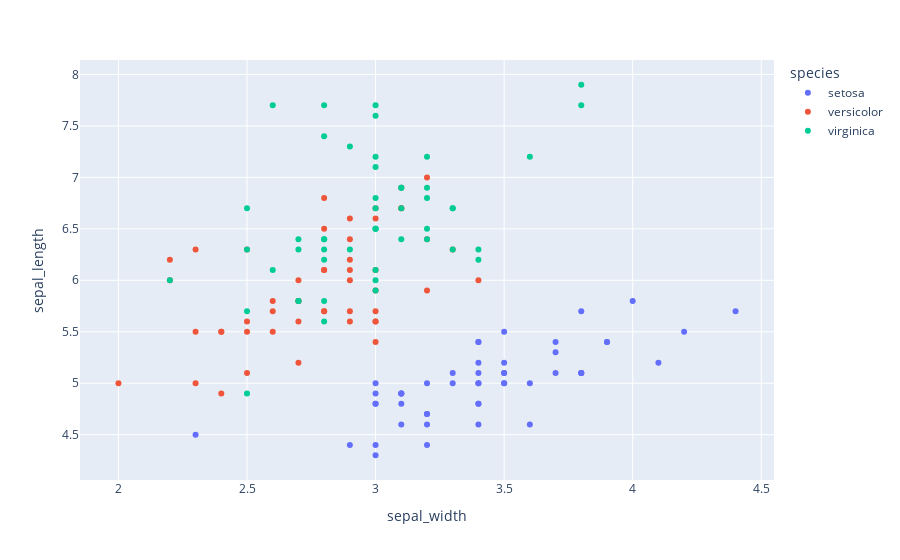

The notebook cell saved with this chart:
### Markdown cell above
Scatter Plot

Use Case: Interactive relationships with hover info.

### Code cell
df = px.data.iris()
fig = px.scatter(df, x='sepal_width', y='sepal_length', color='species')
fig.show()

### Figure 1 — Plotly figure (JSON) as saved in the notebook; plotly's stock layout.template omitted (floating-point values rounded to 4 significant figures)
{"data": [{"hovertemplate": "species=setosa<br>sepal_width=%{x}<br>sepal_length=%{y}<extra></extra>", "legendgroup": "setosa", "marker": {"color": "#636efa", "symbol": "circle"}, "mode": "markers", "name": "setosa", "orientation": "v", "showlegend": true, "type": "scatter", "x": [3.5, 3, 3.2, 3.1, 3.6, 3.9, 3.4, 3.4, 2.9, 3.1, 3.7, 3.4, 3, 3, 4, 4.4, 3.9, 3.5, 3.8, 3.8, 3.4, 3.7, 3.6, 3.3, 3.4, 3, 3.4, 3.5, 3.4, 3.2, 3.1, 3.4, 4.1, 4.2, 3.1, 3.2, 3.5, 3.1, 3, 3.4, 3.5, 2.3, 3.2, 3.5, 3.8, 3, 3.8, 3.2, 3.7, 3.3], "xaxis": "x", "y": [5.1, 4.9, 4.7, 4.6, 5, 5.4, 4.6, 5, 4.4, 4.9, 5.4, 4.8, 4.8, 4.3, 5.8, 5.7, 5.4, 5.1, 5.7, 5.1, 5.4, 5.1, 4.6, 5.1, 4.8, 5, 5, 5.2, 5.2, 4.7, 4.8, 5.4, 5.2, 5.5, 4.9, 5, 5.5, 4.9, 4.4, 5.1, 5, 4.5, 4.4, 5, 5.1, 4.8, 5.1, 4.6, 5.3, 5], "yaxis": "y"}, {"hovertemplate": "species=versicolor<br>sepal_width=%{x}<br>sepal_length=%{y}<extra></extra>", "legendgroup": "versicolor", "marker": {"color": "#EF553B", "symbol": "circle"}, "mode": "markers", "name": "versicolor", "orientation": "v", "showlegend": true, "type": "scatter", "x": [3.2, 3.2, 3.1, 2.3, 2.8, 2.8, 3.3, 2.4, 2.9, 2.7, 2, 3, 2.2, 2.9, 2.9, 3.1, 3, 2.7, 2.2, 2.5, 3.2, 2.8, 2.5, 2.8, 2.9, 3, 2.8, 3, 2.9, 2.6, 2.4, 2.4, 2.7, 2.7, 3, 3.4, 3.1, 2.3, 3, 2.5, 2.6, 3, 2.6, 2.3, 2.7, 3, 2.9, 2.9, 2.5, 2.8], "xaxis": "x", "y": [7, 6.4, 6.9, 5.5, 6.5, 5.7, 6.3, 4.9, 6.6, 5.2, 5, 5.9, 6, 6.1, 5.6, 6.7, 5.6, 5.8, 6.2, 5.6, 5.9, 6.1, 6.3, 6.1, 6.4, 6.6, 6.8, 6.7, 6, 5.7, 5.5, 5.5, 5.8, 6, 5.4, 6, 6.7, 6.3, 5.6, 5.5, 5.5, 6.1, 5.8, 5, 5.6, 5.7, 5.7, 6.2, 5.1, 5.7], "yaxis": "y"}, {"hovertemplate": "species=virginica<br>sepal_width=%{x}<br>sepal_length=%{y}<extra></extra>", "legendgroup": "virginica", "marker": {"color": "#00cc96", "symbol": "circle"}, "mode": "markers", "name": "virginica", "orientation": "v", "showlegend": true, "type": "scatter", "x": [3.3, 2.7, 3, 2.9, 3, 3, 2.5, 2.9, 2.5, 3.6, 3.2, 2.7, 3, 2.5, 2.8, 3.2, 3, 3.8, 2.6, 2.2, 3.2, 2.8, 2.8, 2.7, 3.3, 3.2, 2.8, 3, 2.8, 3, 2.8, 3.8, 2.8, 2.8, 2.6, 3, 3.4, 3.1, 3, 3.1, 3.1, 3.1, 2.7, 3.2, 3.3, 3, 2.5, 3, 3.4, 3], "xaxis": "x", "y": [6.3, 5.8, 7.1, 6.3, 6.5, 7.6, 4.9, 7.3, 6.7, 7.2, 6.5, 6.4, 6.8, 5.7, 5.8, 6.4, 6.5, 7.7, 7.7, 6, 6.9, 5.6, 7.7, 6.3, 6.7, 7.2, 6.2, 6.1, 6.4, 7.2, 7.4, 7.9, 6.4, 6.3, 6.1, 7.7, 6.3, 6.4, 6, 6.9, 6.7, 6.9, 5.8, 6.8, 6.7, 6.7, 6.3, 6.5, 6.2, 5.9], "yaxis": "y"}], "layout": {"legend": {"title": {"text": "species"}, "tracegroupgap": 0}, "margin": {"t": 60}, "xaxis": {"anchor": "y", "domain": [0, 1], "title": {"text": "sepal_width"}}, "yaxis": {"anchor": "x", "domain": [0, 1], "title": {"text": "sepal_length"}}}}
